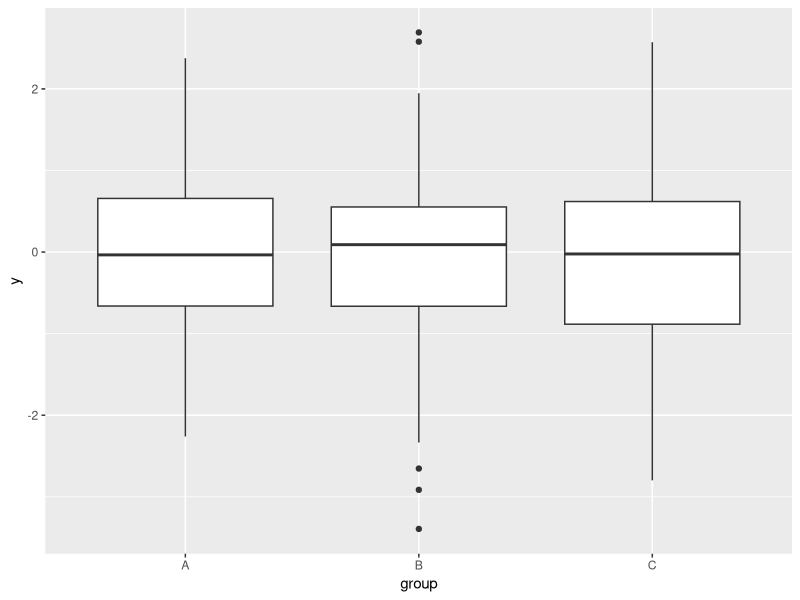
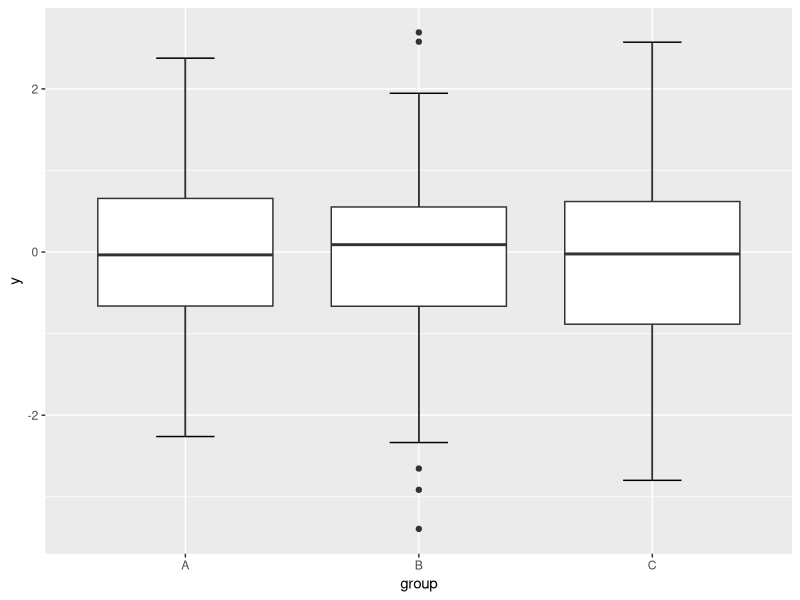
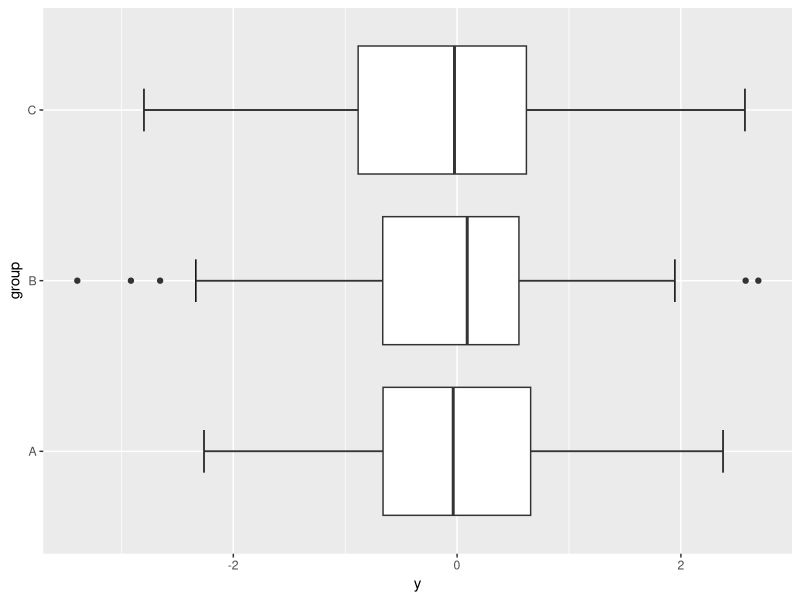
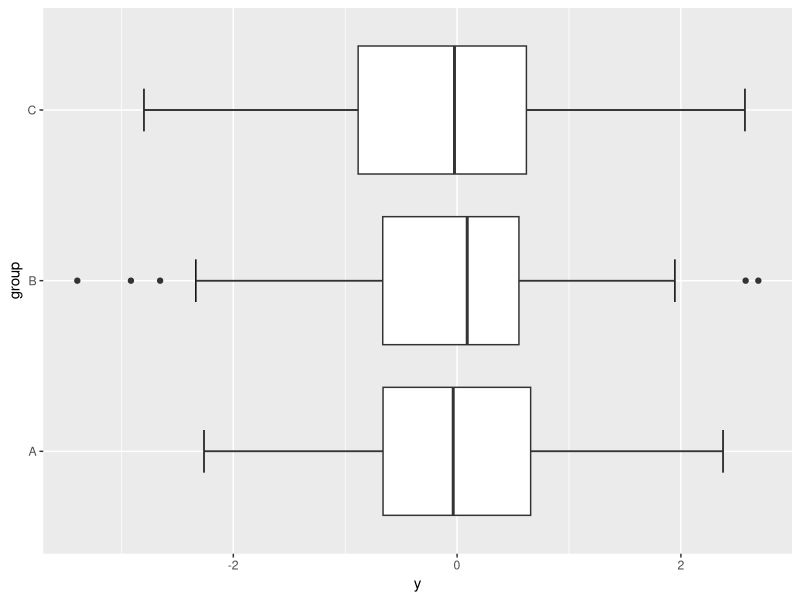
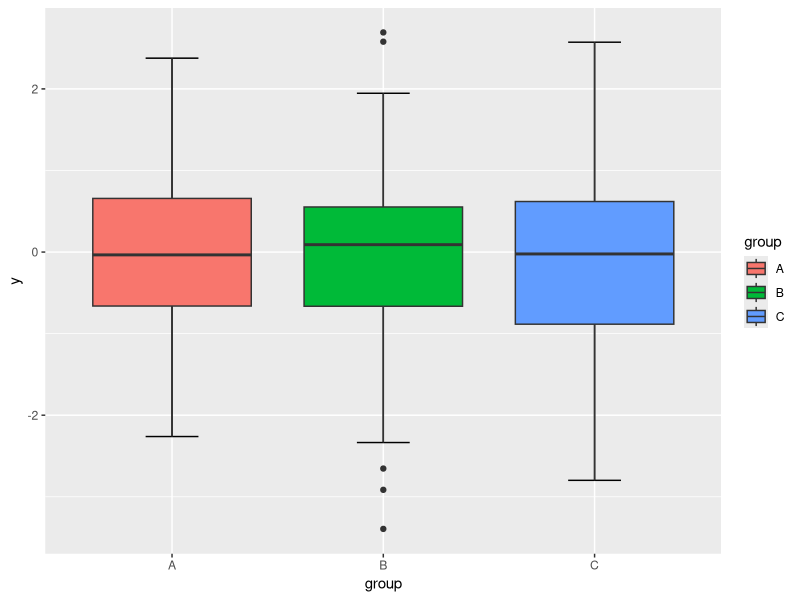
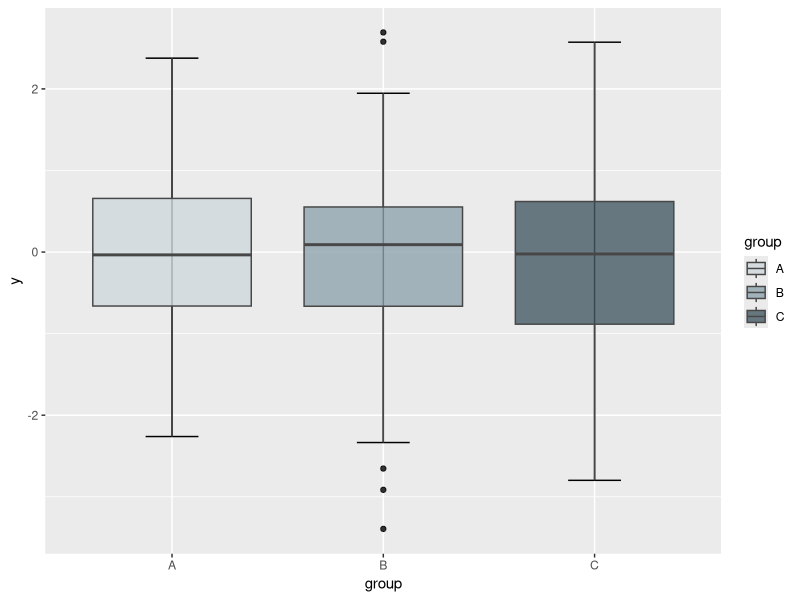
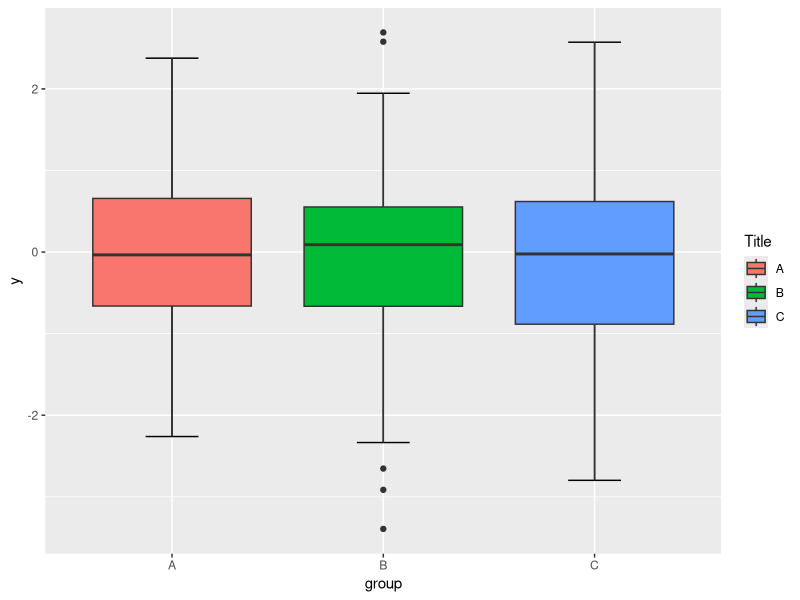
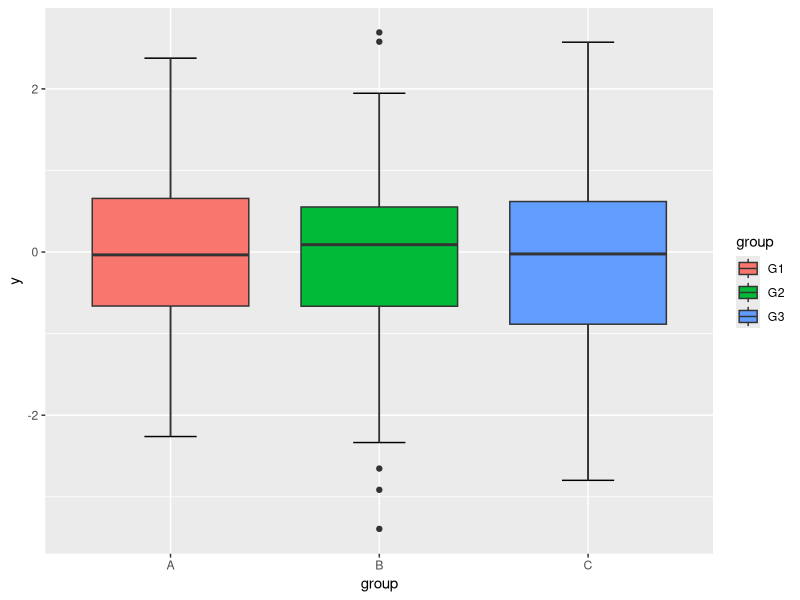

Generate these figures, in order, with R:
library(ggplot2)

set.seed(136)
df <- data.frame(y = rnorm(300),
                 group = sample(LETTERS[1:3],
                                size = 300,
                                replace = TRUE))

library(ggplot2)

# Box plot by group
ggplot(df, aes(x = group, y = y)) + 
  geom_boxplot()

# Adding error bars
ggplot(df, aes(x = group, y = y)) + 
  stat_boxplot(geom = "errorbar", # Error bars
               width = 0.25) +    # Bars width
  geom_boxplot()

# Horizontal box plot by group
# Option 1: change the order of the variables
ggplot(df, aes(x = y, y = group)) + 
  stat_boxplot(geom = "errorbar",
               width = 0.25) + 
  geom_boxplot()

# Option 2: use coord_flip
ggplot(df, aes(x = group, y = y)) + 
  stat_boxplot(geom = "errorbar",
               width = 0.25) + 
  geom_boxplot() +
  coord_flip()

# Color customization
ggplot(df, aes(x = group, y = y, fill = group)) + 
  stat_boxplot(geom = "errorbar",
               width = 0.25) + 
  geom_boxplot()

# fill color
# Fill colors
cols <- c("#CFD8DC", "#90A4AE", "#455A64")

ggplot(df, aes(x = group, y = y, fill = group)) + 
  stat_boxplot(geom = "errorbar",
               width = 0.25) + 
  geom_boxplot(alpha = 0.8,          # Fill transparency
               colour = "#474747",   # Border color
               outlier.colour = 1) + # Outlier color
  scale_fill_manual(values = cols)   # Fill colors

# Legend customization
# Change the title
ggplot(df, aes(x = group, y = y, fill = group)) + 
  stat_boxplot(geom = "errorbar", width = 0.25) + 
  geom_boxplot() +
  guides(fill = guide_legend(title = "Title"))

# Change the labels
ggplot(df, aes(x = group, y = y, fill = group)) + 
  stat_boxplot(geom = "errorbar", width = 0.25) + 
  geom_boxplot() +
  scale_fill_hue(labels = c("G1", "G2", "G3"))

# Remove the legend
ggplot(df, aes(x = group, y = y, fill = group)) + 
  stat_boxplot(geom = "errorbar", width = 0.25) + 
  geom_boxplot() +
  theme(legend.position = "none")
